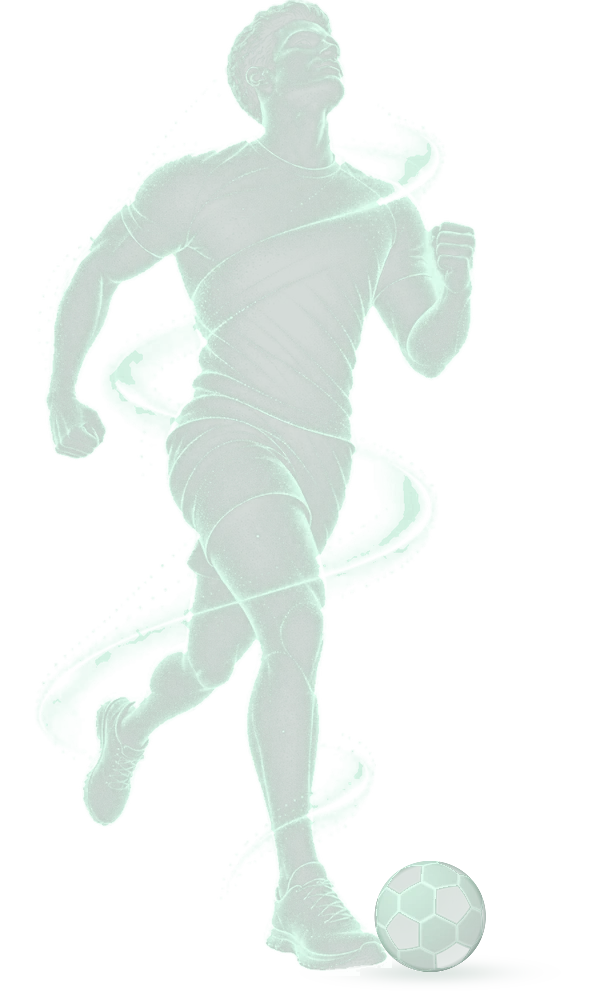
#> input picture packages-page/assets/characters/source/athletes-cutout.webp, 589 x 1000 px
$ python tone.py athletes-cutout.webp out.png
#> lines starting #> are read from the running program, lines starting #| are printed output that depends on the picture
# The tone map behind the round-dot rendering (o.dots, o.tone): for each package character, its shading from the
# ORIGINAL cut-out (not the dotted still image), with its features sharpened - eyes, nose, mouth, hair strands,
# muscle lines - so that when the engine makes one round dot per small cell, the dot's size and light follow the
# figure's real light and the face stays readable. Same size and place as the figure's still image.
# Usage: python3 tone.py <cutout.webp> <out.webp>
import sys
import numpy as np
from PIL import Image
from scipy import ndimage as nd
im = np.asarray(Image.open(sys.argv[1]).convert("RGBA")).astype(np.float32)/255
al = im[..., 3]; lum = im[..., :3] @ np.array([.3, .59, .11], np.float32)
#> after `al = im[..., 3]`:
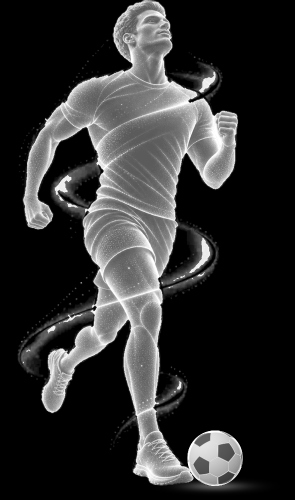
#> al: shape (1000, 589) float32 (shown at 1/2 size); min 0, max 1, mean 0.184
#> after `lum = im[..., :3] @ np.array([0.3, 0.59, 0.11], np.float32)`:
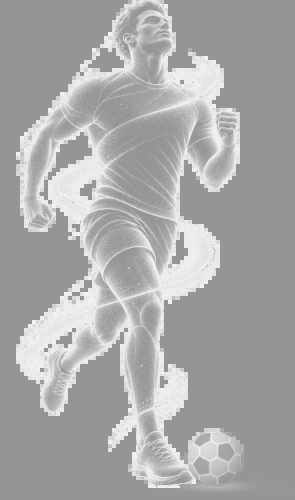
#> lum: shape (1000, 589) float32 (shown at 1/2 size); min 0.558, max 0.969, mean 0.66
lo, hi = np.percentile(lum[al > .1], [2, 98]); ln = np.clip((lum - lo)/(hi - lo + 1e-6), 0, 1)
#> after `lo, hi = np.percentile(lum[al > 0.1], [2, 98])`: lo = 0.584; hi = 0.944
#> after `ln = np.clip((lum - lo) / (hi - lo + 1e-06), 0, 1)`:
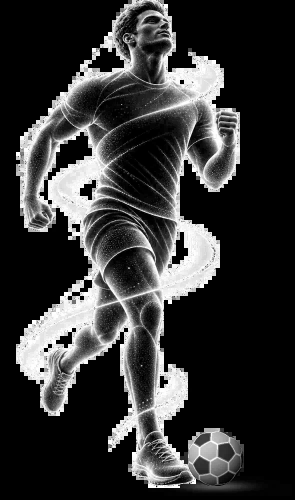
#> ln: shape (1000, 589) float32 (shown at 1/2 size); min 0, max 1, mean 0.211
L = nd.gaussian_filter(al*(.4 + .6*ln), 1.2)
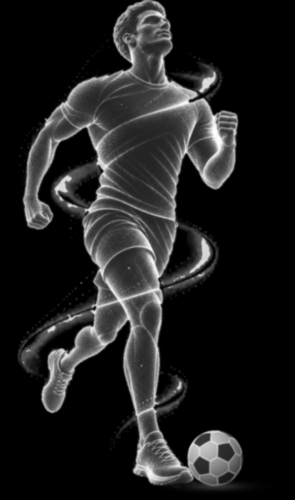
#> L: shape (1000, 589) float32 (shown at 1/2 size); min 0, max 0.998, mean 0.124
T = L + 2.4*(L - nd.gaussian_filter(L, 4)) + 1.0*(L - nd.gaussian_filter(L, 10))   # features and volumes
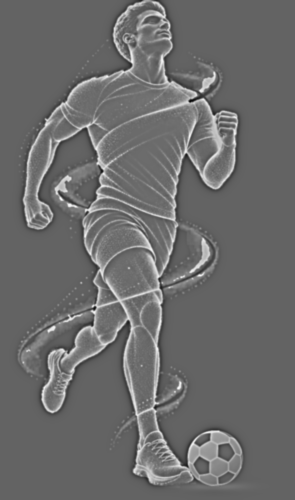
#> T: shape (1000, 589) float32 (shown at 1/2 size); min -1.5, max 2.35, mean 0.124; drawn with min black and max white
T = np.clip(T/np.percentile(T[T > .03], 95), 0, 1)**.8
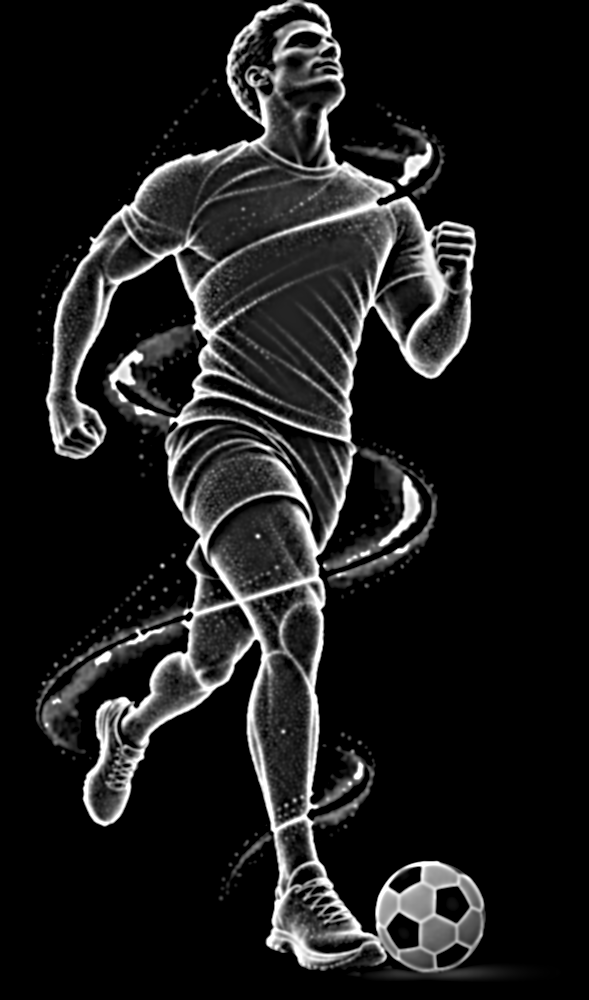
#> T: shape (1000, 589) float32; min 0, max 1, mean 0.113
g = (T*255).astype(np.uint8)
Image.fromarray(np.dstack([g, g, g])).save(sys.argv[2], quality=90, method=6)
print(sys.argv[2], g.shape)
#| out.png (1000, 589)

$ run again, on packages-page/assets/characters/source/children-cutout.webp
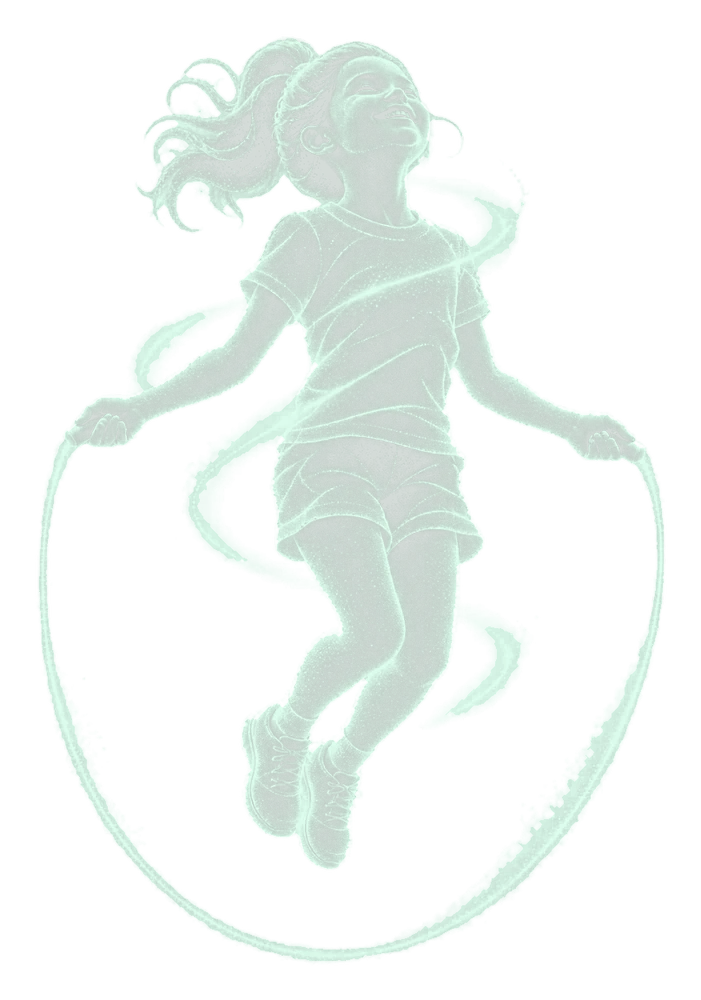
#> input picture packages-page/assets/characters/source/children-cutout.webp, 701 x 1000 px
#> `lum = im[..., :3] @ np.array([0.3, 0.59, 0.11], np.float32)`:
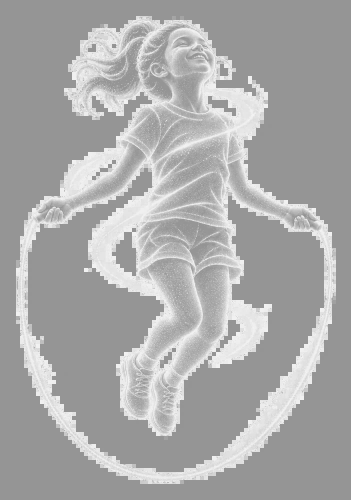
#> lum: shape (1000, 701) float32 (shown at 1/2 size); min 0.553, max 0.967, mean 0.664
#> lo = 0.585; hi = 0.944
#> `T = np.clip(T/np.percentile(T[T > .03], 95), 0, 1)**.8`:
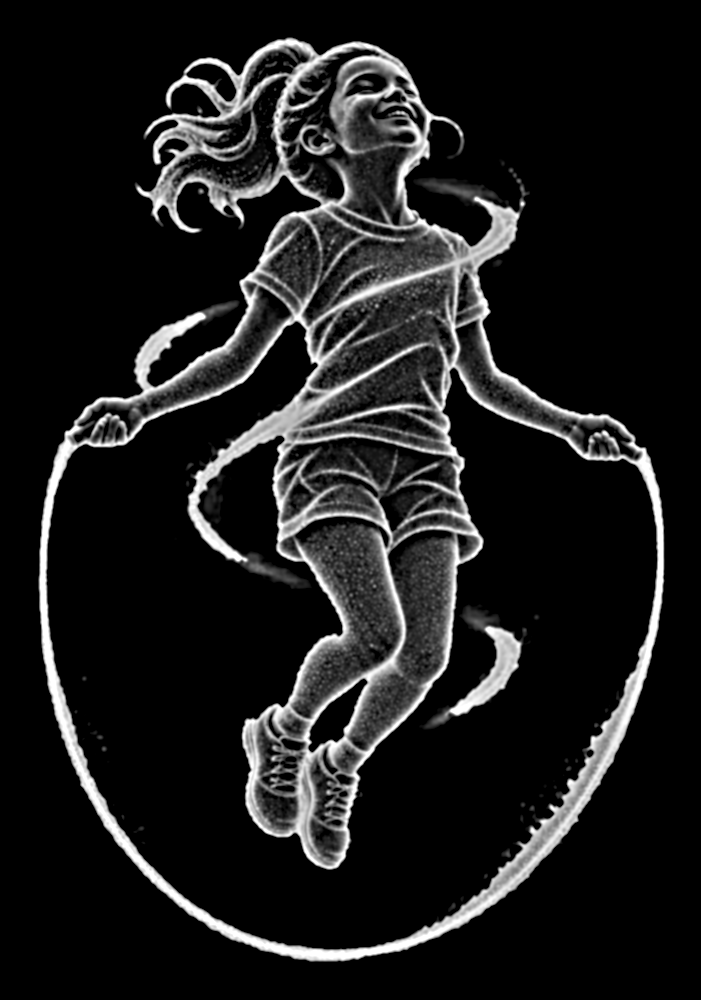
#> T: shape (1000, 701) float32; min 0, max 1, mean 0.114
#| out.png (1000, 701)

$ run again, on packages-page/assets/characters/source/children-supplied.webp
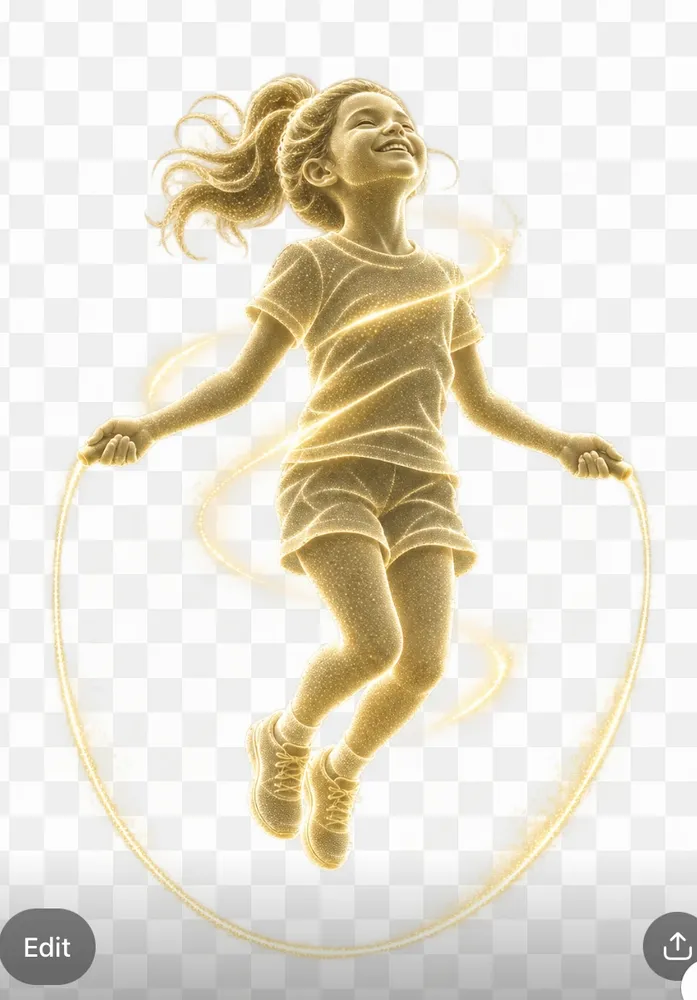
#> input picture packages-page/assets/characters/source/children-supplied.webp, 697 x 1000 px, shrunk from 838 x 1202 before the run
#> al: shape (1000, 697) float32; every value is 1
#> `lum = im[..., :3] @ np.array([0.3, 0.59, 0.11], np.float32)`:
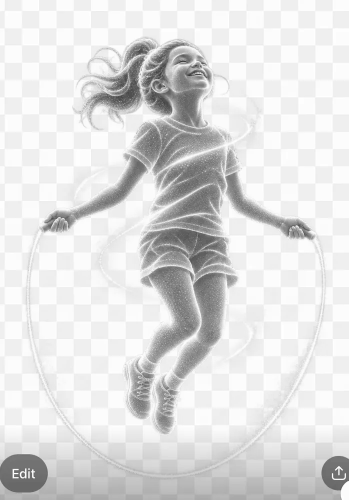
#> lum: shape (1000, 697) float32 (shown at 1/2 size); min 0.17, max 1, mean 0.872
#> lo = 0.432; hi = 0.992
#> `T = np.clip(T/np.percentile(T[T > .03], 95), 0, 1)**.8`:
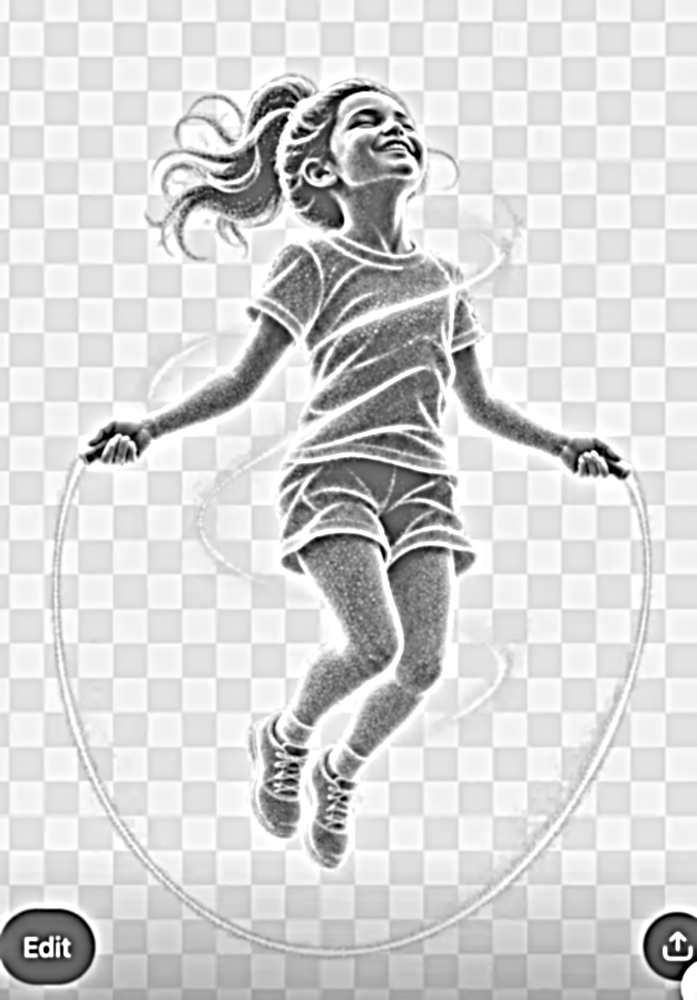
#> T: shape (1000, 697) float32; min 0, max 1, mean 0.835
#| out.png (1000, 697)
